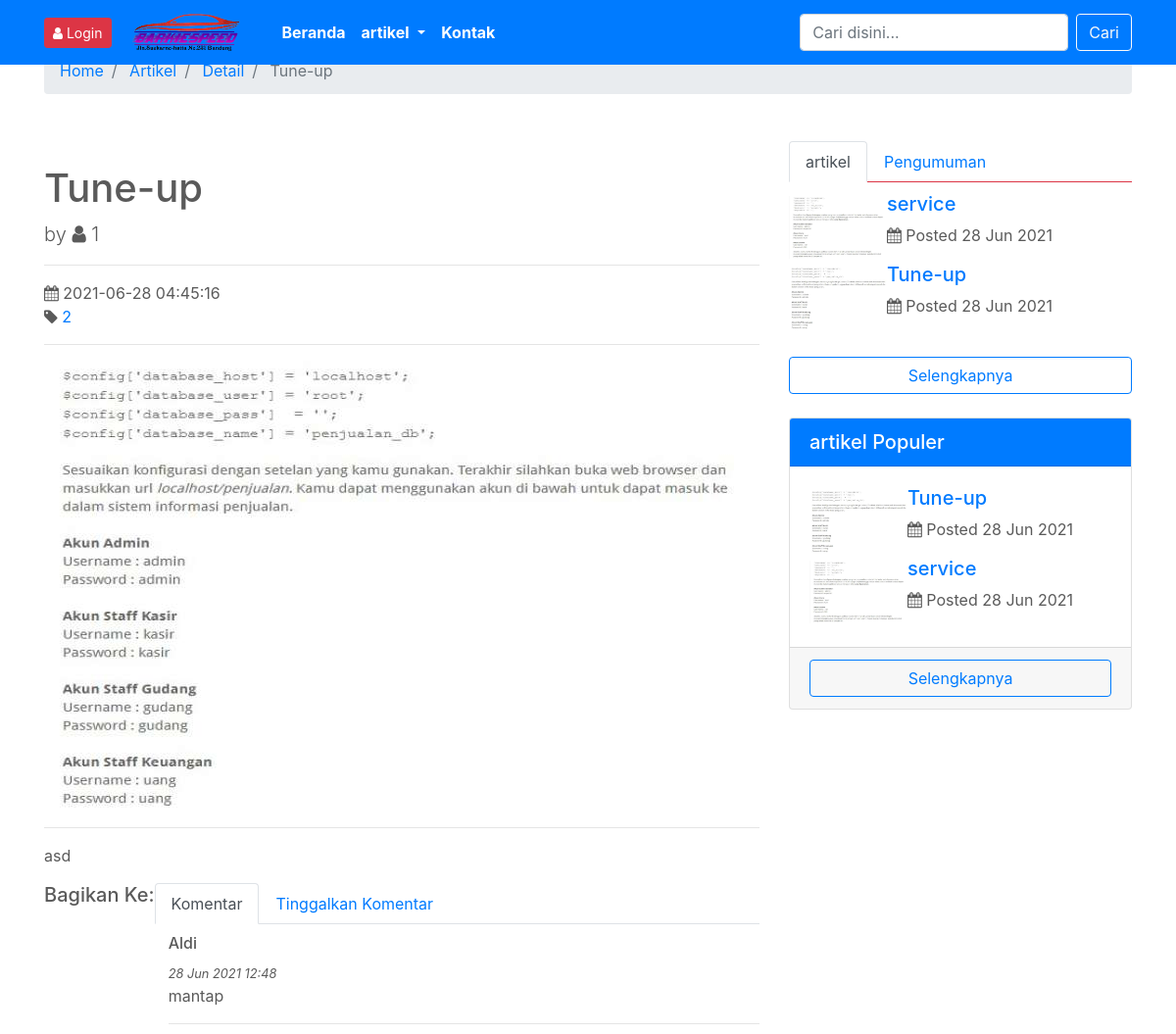
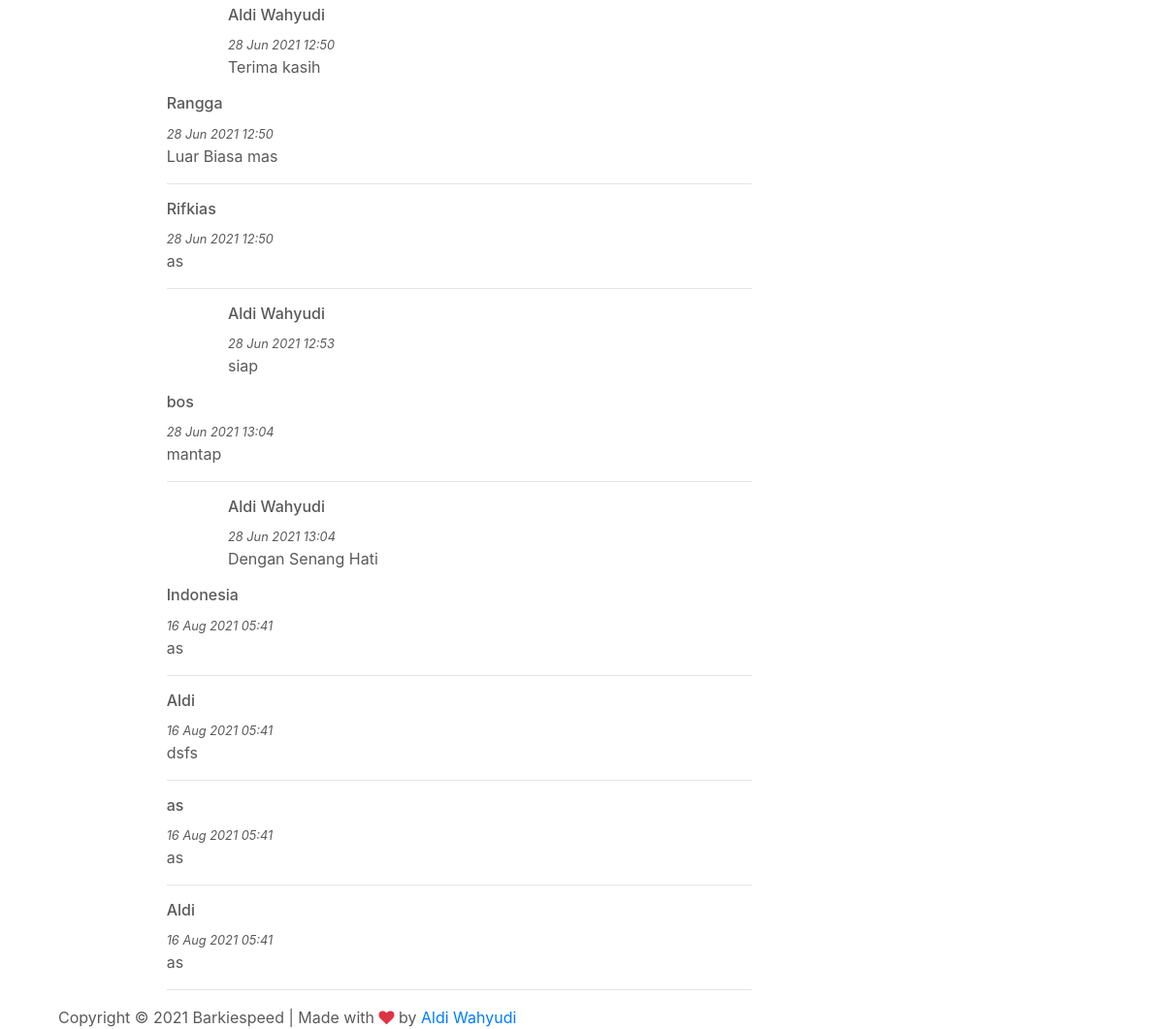
Page /artikel/detail/tune-up (signed in) on the committed database (2 pictures, top to bottom).
### tables this page shows
CREATE TABLE `tb_artikel` (
  `id` int(11) NOT NULL,
  `judul` varchar(150) NOT NULL,
  `tanggal` datetime NOT NULL,
  `isi` text NOT NULL,
  `gambar` varchar(255) DEFAULT NULL,
  `tayang` int(11) DEFAULT 0,
  `slug` varchar(200) DEFAULT NULL,
  `userid` int(11) DEFAULT NULL,
  `kategoriid` int(11) DEFAULT NULL
);

CREATE TABLE `tb_komentar` (
  `id` int(11) NOT NULL,
  `nama` varchar(40) NOT NULL,
  `email` varchar(40) NOT NULL,
  `isi` varchar(200) NOT NULL,
  `tanggal` timestamp NOT NULL DEFAULT current_timestamp() ON UPDATE current_timestamp(),
  `status` enum('1','0') DEFAULT NULL,
  `artikelid` int(11) DEFAULT NULL,
  `parent` int(11) DEFAULT 0,
  `tampil` varchar(1) NOT NULL
);

### application/controllers/Artikel.php (called while the page is built, shortened)
<?php
class Artikel extends CI_Controller {
	function __construct() {
		$this->load->model('m_artikel');
		$this->load->model('m_kategori');
		$this->load->model('m_pengumuman');
		$this->load->model('m_pengunjung');
		$this->load->model('m_instagram');
		$this->load->model('m_identitas');
	}
	function detail($slugs) {
		$slug = htmlspecialchars($slugs, ENT_QUOTES);
		$query = $this->db->get_where('tb_artikel', array('slug' => $slug));
		if ($query->num_rows() > 0) {
			$b = $query->row_array();
			$kode = $b['id'];
			$this->db->query("UPDATE tb_artikel SET tayang=tayang+1 WHERE id='$kode'");
			$data = $this->m_artikel->get_artikel1_by_kode($kode);
			$row = $data->row_array();
			$x['id'] = $row['id'];
			$x['title'] = $row['judul'];
			$x['image'] = $row['gambar'];
			$x['blog'] = $row['isi'];
			$x['tanggal'] = $row['tanggal'];
			$x['author'] = $row['userid'];
			$x['kategori'] = $row['kategoriid'];
			$x['slug'] = $row['slug'];
			$x['show_komentar'] = $this->m_artikel->show_komentar_by_id($kode);
			$x['allkate'] = $this->m_kategori->get_all_kategori();
			$x['pengumumanterbaru'] = $this->m_pengumuman->get_pengumuman_terbaru();
			$x['populer'] = $this->m_artikel->get_artikel_populer();
			$x['artikelterbaru'] = $this->m_artikel->get_artikel_terbaru();
			$x['ig'] = $this->m_instagram->get_all_instagram();
			$x['iden'] = $this->m_identitas->get_all_identitas();
			$this->load->view('artikel_detail', $x);
		} else {
			redirect('artikel');
		}
	}
}

### index.php (called while the page is built, shortened)
<?php
require_once BASEPATH . 'core/CodeIgniter.php';

### application/models/M_artikel.php (called while the page is built, shortened)
<?php
class M_artikel extends CI_Model {
	function get_artikel_populer() {
		$this->db->select('*,DATE_FORMAT(tanggal,"%d %M %Y %h:%i") AS tanggal1');
		$this->db->from('tb_artikel');
		$this->db->join('tbl_user', 'tbl_user.id = tb_artikel.userid', 'INNER');
		$this->db->order_by('tayang', 'DESC');
		$this->db->limit(3);
		$hsl = $this->db->get();
		return $hsl;
	}
	function get_artikel_terbaru() {
		$this->db->select('*,DATE_FORMAT(tanggal,"%d %M %Y %h:%i") AS tanggal1');
		$this->db->from('tb_artikel');
		$this->db->join('tbl_user', 'tbl_user.id = tb_artikel.userid', 'INNER');
		$this->db->order_by('tanggal', 'DESC');
		$this->db->limit(3);
		$hsl = $this->db->get();
		return $hsl;
	}
	function show_komentar_by_id($kode) {
		$hsl = $this->db->query("SELECT * FROM tb_komentar WHERE artikelid='$kode' AND tampil='1' AND parent='0'");
		return $hsl;
	}
}

### application/views/artikel_detail.php (the view, shortened to what this page needs)
<?php $this->load->view('template/header');
$this->load->view('template/menu')?>
<div class="marketing">
  <?php $this->load->view('template/pathway')?>
  <div class="container">
    <div class="row">
      <div class="col-md-8">
        <h1 class="mt-4"><?php echo $title; ?></h1>
        <p class="lead">
          by
          <i class="fa fa-user"></i> <?php echo $author; ?>
        </p>
        <hr>
        <div class="meta">
          <div class="date"><i class="fa fa-calendar"></i> <?php echo $tanggal; ?></div>
          <div class="tags">
            <i class="fa fa-tag"></i> <a href=""><?php echo $kategori; ?></a></div>
          </div>
          <hr>
          <img class="img-fluid rounded" src="<?php echo base_url() . 'assets/images/' . $image ?>" alt="900x300">
          <hr>
          <?php echo $blog; ?>
          <div class="blog-icons">
            <div class="blog-share_block">
              <div class="pull-left"><h5>Bagikan Ke:</h5></div>
            </div>
          </div>
          <ul class="nav nav-tabs blogpost-tab-wrap"  style="margin-bottom: 10px; role="tablist">
            <li class="nav-item blogpost-nav-tab">
              <a class="nav-link active" data-toggle="tab" href="#comments" role="tab">Komentar</a>
            </li>
            <li class="nav-item blogpost-nav-tab">
              <a class="nav-link" data-toggle="tab" href="#write-comment" role="tab">Tinggalkan Komentar</a>
            </li>
          </ul>
          <div class="blogpost-tabs">
            <div class="tab-content" >
              <div class="tab-pane active" id="comments" role="tabpanel">
                <?php
foreach ($show_komentar->result() as $row):
	?>
													                 <div class="row">
													                   <div class="col-md-12">
													                     <div class="row">
													                       <div class="col-md-2">
													                       </div>
													                       <div class="col-md-10">
													                         <div class="blogpost-tab-description">
													                           <h6><?php echo $row->nama; ?></h6><small><em><?php echo date("d M Y H:i", strtotime($row->tanggal)); ?></em></small>
													                           <p><?php echo $row->isi; ?></p>
													                         </div>
													                         <hr>
													                       </div>
													                     </div>
													                   </div>
													                 </div>
													                 <?php
	$id2 = $row->id;
	$query = $this->db->query("SELECT * FROM tb_komentar WHERE tampil='1' AND parent='$id2' ORDER BY id ASC");
	foreach ($query->result() as $res):
		?>
																										                  <div class="row">
																										                    <div class="col-md-12 offset-md-1">
																										                      <div class="row">
																										                        <div class="col-md-2">
																										                        </div>
																										                        <div class="col-md-9">
																										                          <div class="blogpost-tab-description">
                                                                              <small> <h6><?php echo $res->nama; ?></h6><em><?php echo date("d M Y H:i", strtotime($res->tanggal)); ?></em></small>
																										                            <p><?php echo $res->isi; ?></p>
																										                          </div>
																										                        </div>
																										                      </div>
																										                    </div>
																										                  </div>
																										                <?php endforeach;?>
													              <?php endforeach;?>
            </div>
          </div>
        </div>
      </div>
      <div class="col-md-4">
       <?php $this->load->view('template/widget')?>
     </div>
   </div>
 </div>
</div>

### application/views/template/widget.php (shortened to what this page needs)
<div class="widgett" >
  <nav style="margin-bottom: 10px;">
    <div class="nav nav-tabs border-danger" id="nav-tab" role="tablist">
      <a class="nav-item nav-link active" id="nav-artikel-tab" data-toggle="tab" href="#nav-artikel" role="tab" aria-controls="nav-artikel" aria-selected="true">artikel</a>
      <a class="nav-item nav-link" id="nav-pengumuman-tab" data-toggle="tab" href="#nav-pengumuman" role="tab" aria-controls="nav-pengumuman" aria-selected="true">Pengumuman</a>
    </div>
  </nav>
  <div class="tab-content" id="nav-tabContent">
    <div class="tab-pane fade show active" id="nav-artikel" role="tabpanel" aria-labelledby="nav-artikel-tab">
     <?php foreach ($artikelterbaru->result() as $row): ?>
       <a href="<?php echo site_url('artikel/detail/' . $row->slug); ?>">
        <div class="single-blog-post post-style-2 d-flex align-items-center">
          <div class="post-thumbnail">
            <img src="<?php echo base_url() . 'assets/images/' . $row->gambar; ?>" alt="" class="img-fluid" width="100">
          </div>
          <div class="post-content">
           <a href="<?php echo site_url('artikel/detail/' . $row->slug); ?>" class="headline">
             <h5><?php echo $row->judul; ?></h5>
           </a>
           <div class="post-meta">
            <p><i class="fa fa-calendar"></i> Posted <?php echo date("d", strtotime($row->tanggal1)); ?> <?php echo date("M Y", strtotime($row->tanggal1)); ?></p>
          </div>
        </div>
      </div>
    </a>
  <?php endforeach;?>
  <br>
  <a href="<?php echo site_url('artikel'); ?>" class="btn btn-outline-primary btn-block">Selengkapnya</a>
</div>
<div class="card my-4">
  <h5 class="card-header bg-primary text-white">artikel Populer</h5>
  <div class="card-body">
    <?php foreach ($populer->result() as $row): ?>
     <a href="<?php echo site_url('artikel/detail/' . $row->slug); ?>">
      <div class="single-blog-post post-style-2 d-flex align-items-center">
        <div class="post-thumbnail">
          <img src="<?php echo base_url() . 'assets/images/' . $row->gambar; ?>" alt="" class="img-fluid" width="100">
        </div>
        <div class="post-content">
          <a href="<?php echo site_url('artikel/detail/' . $row->slug); ?>" class="headline">
           <h5><?php echo $row->judul; ?></h5>
         </a>
         <div class="post-meta">
          <p><i class="fa fa-calendar"></i> Posted <?php echo date("d", strtotime($row->tanggal1)); ?> <?php echo date("M Y", strtotime($row->tanggal1)); ?></p>
        </div>
      </div>
    </div>
  </a>
<?php endforeach;?>
</div>
<div class="card-footer">
  <a href="<?php echo site_url('artikel'); ?>" class="btn btn-outline-primary btn-block">Selengkapnya</a>
</div>
</div>

### assetss/css/carousel.css (style rules this page uses)
body { padding-top: 3rem; color: #5a5a5a; }

### rows in the picture
tb_artikel: judul "Tune-up", userid "1", tanggal "2021-06-28 04:45:16", kategoriid "2", gambar (picture), isi "asd", tanggal1 "28", tanggal1 "Jun 2021"
tb_komentar: nama "Aldi", tanggal "28 Jun 2021 12:48", isi "mantap"
tb_komentar: nama "Aldi Wahyudi", tanggal "28 Jun 2021 12:50", isi "Terima kasih"
tb_komentar: nama "Rangga", tanggal "28 Jun 2021 12:50", isi "Luar Biasa mas"
tb_komentar: nama "Rifkias", tanggal "28 Jun 2021 12:50", isi "as"
tb_komentar: nama "Aldi Wahyudi", tanggal "28 Jun 2021 12:53", isi "siap"
tb_komentar: nama "bos", tanggal "28 Jun 2021 13:04", isi "mantap"
tb_komentar: nama "Aldi Wahyudi", tanggal "28 Jun 2021 13:04", isi "Dengan Senang Hati"
tb_komentar: nama "Indonesia", tanggal "16 Aug 2021 05:41", isi "as"
tb_komentar: nama "Aldi", tanggal "16 Aug 2021 05:41", isi "dsfs"
tb_komentar: nama "as", tanggal "16 Aug 2021 05:41", isi "as"
tb_komentar: nama "Aldi", tanggal "16 Aug 2021 05:41", isi "as"
tb_artikel: gambar (picture), judul "service", tanggal1 "28", tanggal1 "Jun 2021"

### other values in the picture
$segment "Artikel"
$segment "Detail"
$segment "Tune-up"
